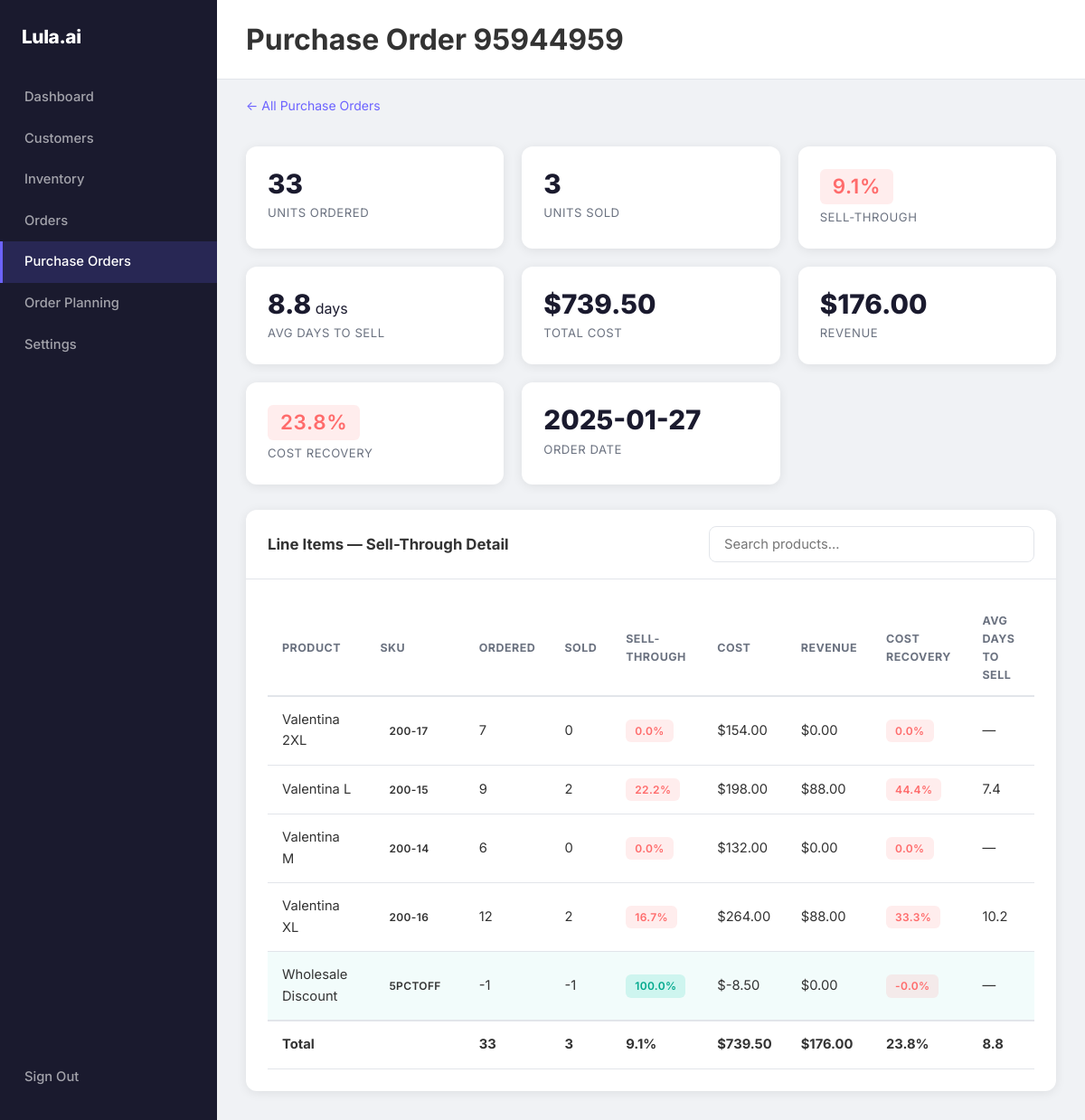
/purchase-orders/95944959, run on the app's committed database.
### tables this page shows
CREATE TABLE PurchaseOrders (
    OrderID TEXT PRIMARY KEY,
    OrderNumber TEXT UNIQUE NOT NULL,
    OrderEmail TEXT NOT NULL,
    OrderDate DATETIME NOT NULL,
    Subtotal REAL NOT NULL,
    Shipping REAL NOT NULL,
    Taxes REAL NOT NULL,
    Total REAL NOT NULL,
    Pieces REAL NOT NULL
);

CREATE TABLE Products (
    ProductID TEXT PRIMARY KEY NOT NULL,
    ProductSKU TEXT UNIQUE NOT NULL,
    ProductName TEXT NOT NULL,
    ProductSize TEXT NOT NULL,
    ProductStyle TEXT NOT NULL,
    UnitPrice REAL NOT NULL,
    InvProductName TEXT NOT NULL,
    ProductCategory TEXT NULL
, SizeNormalized TEXT, SizingFamily TEXT, ProductFamily TEXT);

### app/routes.py (the view)
@app.route("/purchase-orders/<order_number>")
def purchase_order_detail(order_number):
    conn = get_conn()
    po = conn.execute(
        "SELECT * FROM PurchaseOrders WHERE OrderNumber = ?", (order_number,)
    ).fetchone()
    if not po:
        conn.close()
        return "Purchase order not found", 404
    po = dict(po)
    items = [dict(r) for r in conn.execute(
        "WITH " + _MATCHED_SALES_CTE +
        "SELECT "
        "  poi.ProductSKU, poi.ProductName AS POProductName, "
        "  poi.Quantity AS UnitsOrdered, poi.CostPerUnit, poi.TotalCost, "
        "  p.InvProductName, p.UnitPrice AS RetailPrice, "
        "  COUNT(ms.OrderItemID) AS UnitsSold, "
        "  COALESCE(SUM(ms.TotalPrice), 0) AS Revenue, "
        "  CASE WHEN COUNT(ms.OrderItemID) > 0 "
        "       THEN ROUND(AVG(JULIANDAY(ms.PaidDate) - JULIANDAY(po.OrderDate)), 1) "
        "       ELSE NULL END AS AvgDaysToSell "
        "FROM PurchaseOrderItems poi "
        "JOIN PurchaseOrders po ON poi.OrderNumber = po.OrderNumber "
        "LEFT JOIN Products p ON p.ProductSKU = poi.ProductSKU "
        "LEFT JOIN matched_sales ms ON ms.ProductSKU = poi.ProductSKU "
        "  AND ms.PaidDate >= po.OrderDate "
        "WHERE poi.OrderNumber = ? "
        "GROUP BY poi.PurchaseItemID, poi.ProductSKU, poi.ProductName, "
        "         poi.Quantity, poi.CostPerUnit, poi.TotalCost, "
        "         p.InvProductName, p.UnitPrice "
        "ORDER BY poi.ProductName",
        (order_number,)
    ).fetchall()]
    conn.close()
    for item in items:
        units_ordered = item['UnitsOrdered'] or 1
        units_sold = item['UnitsSold'] or 0
        sold_capped = min(units_sold, units_ordered)
        item['UnitsSoldCapped'] = sold_capped
        item['SellThroughPct'] = round(sold_capped / units_ordered * 100, 1)
        cost = float(item['TotalCost'] or 0)
        revenue = float(item['Revenue'] or 0)
        item['TotalCost'] = cost
        item['Revenue'] = revenue
        item['CostRecoveryPct'] = round(revenue / cost * 100, 1) if cost else 0
    total_ordered = sum(i['UnitsOrdered'] or 0 for i in items)
    total_sold = sum(i['UnitsSoldCapped'] for i in items)
    total_cost = sum(i['TotalCost'] for i in items)
    total_revenue = sum(i['Revenue'] for i in items)
    sell_thru_pct = round(total_sold / total_ordered * 100, 1) if total_ordered else 0
    cost_recov_pct = round(total_revenue / total_cost * 100, 1) if total_cost else 0
    days_list = [i['AvgDaysToSell'] for i in items if i['AvgDaysToSell'] is not None]
    avg_days = round(sum(days_list) / len(days_list), 1) if days_list else None
    return render_template(
        'purchase_order_detail.html',
        po=po,
        items=items,
        total_ordered=total_ordered,
        total_sold=total_sold,
        sell_thru_pct=sell_thru_pct,
        total_cost=total_cost,
        total_revenue=total_revenue,
        cost_recov_pct=cost_recov_pct,
        avg_days=avg_days,
    )

### app/db.py (called while the page is built)
def get_conn():
    conn = sqlite3.connect(current_app.config['DB_PATH'])
    conn.row_factory = sqlite3.Row
    return conn

### app/templates/purchase_order_detail.html (shortened to what this page needs)
{% extends "base.html" %}
{% set active_page = 'purchase_orders' %}
{% block page_title %}Purchase Order {{ po.OrderNumber }}{% endblock %}
{% block content %}
<div style="padding: 16px 32px 4px;">
    <a href="/purchase-orders" style="color: var(--primary); text-decoration: none; font-size: 14px;">← All Purchase Orders</a>
</div>
<div class="stats-grid">
    <div class="stat-card">
        <div class="stat-value">{{ total_ordered }}</div>
        <div class="stat-label">Units Ordered</div>
    </div>
    <div class="stat-card">
        <div class="stat-value">{{ total_sold }}</div>
        <div class="stat-label">Units Sold</div>
    </div>
    <div class="stat-card">
        <div class="stat-value">
            <span class="badge {% if sell_thru_pct >= 75 %}badge-high{% elif sell_thru_pct >= 40 %}badge-medium{% else %}badge-low{% endif %}" style="font-size: 1.4rem; padding: 6px 14px;">
                {{ sell_thru_pct }}%
            </span>
        </div>
        <div class="stat-label">Sell-Through</div>
    </div>
    <div class="stat-card">
        <div class="stat-value">{{ avg_days if avg_days is not none else '—' }}{% if avg_days is not none %}<span style="font-size:1rem;font-weight:400;"> days</span>{% endif %}</div>
        <div class="stat-label">Avg Days to Sell</div>
    </div>
    <div class="stat-card">
        <div class="stat-value">${{ "%.2f" | format(total_cost) }}</div>
        <div class="stat-label">Total Cost</div>
    </div>
    <div class="stat-card">
        <div class="stat-value">${{ "%.2f" | format(total_revenue) }}</div>
        <div class="stat-label">Revenue</div>
    </div>
    <div class="stat-card">
        <div class="stat-value">
            <span class="badge {% if cost_recov_pct >= 100 %}badge-high{% elif cost_recov_pct >= 60 %}badge-medium{% else %}badge-low{% endif %}" style="font-size: 1.4rem; padding: 6px 14px;">
                {{ cost_recov_pct }}%
            </span>
        </div>
        <div class="stat-label">Cost Recovery</div>
    </div>
    <div class="stat-card">
        <div class="stat-value">{{ po.OrderDate[:10] if po.OrderDate else '—' }}</div>
        <div class="stat-label">Order Date</div>
    </div>
</div>
<div style="padding: 0 32px 32px;">
    <div class="card">
        <div class="card-header">
            <h3>Line Items — Sell-Through Detail</h3>
            <input type="text" class="search-box" id="itemSearch" placeholder="Search products...">
        </div>
        <div class="card-body">
            {% if items %}
            <table class="data-table" id="itemTable">
                <thead>
                    <tr>
                        <th>Product</th>
                        <th>SKU</th>
                        <th>Ordered</th>
                        <th>Sold</th>
                        <th>Sell-Through</th>
                        <th>Cost</th>
                        <th>Revenue</th>
                        <th>Cost Recovery</th>
                        <th>Avg Days to Sell</th>
                    </tr>
                </thead>
                <tbody>
                    {% for item in items %}
                    <tr {% if item.UnitsSoldCapped >= item.UnitsOrdered %}class="po-has-qty"{% endif %}>
                        <td>{{ item.InvProductName or item.POProductName }}</td>
                        <td><span class="badge">{{ item.ProductSKU }}</span></td>
                        <td>{{ item.UnitsOrdered }}</td>
                        <td>{{ item.UnitsSoldCapped }}</td>
                        <td>
                            <span class="badge {% if item.SellThroughPct >= 75 %}badge-high{% elif item.SellThroughPct >= 40 %}badge-medium{% else %}badge-low{% endif %}">
                                {{ item.SellThroughPct }}%
                            </span>
                        </td>
                        <td>${{ "%.2f" | format(item.TotalCost) }}</td>
                        <td>${{ "%.2f" | format(item.Revenue) }}</td>
                        <td>
                            <span class="badge {% if item.CostRecoveryPct >= 100 %}badge-high{% elif item.CostRecoveryPct >= 60 %}badge-medium{% else %}badge-low{% endif %}">
                                {{ item.CostRecoveryPct }}%
                            </span>
                        </td>
                        <td>{{ item.AvgDaysToSell if item.AvgDaysToSell is not none else '—' }}</td>
                    </tr>
                    {% endfor %}
                </tbody>
                <tfoot>
                    <tr style="font-weight: 700; border-top: 2px solid var(--border);">
                        <td>Total</td>
                        <td></td>
                        <td>{{ total_ordered }}</td>
                        <td>{{ total_sold }}</td>
                        <td>{{ sell_thru_pct }}%</td>
                        <td>${{ "%.2f" | format(total_cost) }}</td>
                        <td>${{ "%.2f" | format(total_revenue) }}</td>
                        <td>{{ cost_recov_pct }}%</td>
                        <td>{{ avg_days if avg_days is not none else '—' }}</td>
                    </tr>
                </tfoot>
            </table>
            {% else %}
            <div class="empty-state">
                <p>No line items found for this purchase order.</p>
            </div>
            {% endif %}
        </div>
    </div>
</div>
{% endblock %}

### app/templates/base.html (shortened to what this page needs)
<!DOCTYPE html>
<html lang="en">
<head>
    <link rel="stylesheet" href="{{url_for('static', filename='style.css')}}">
</head>
<body class="app-layout">
    {% set active_page = active_page|default('') %}
    <aside class="sidebar">
        <div class="logo">Lula.ai</div>
        <nav>
            <a class="sidebar-link{% if active_page == 'dashboard' %} active{% endif %}" href="/dashboard">Dashboard</a>
            <a class="sidebar-link{% if active_page == 'customers' %} active{% endif %}" href="/customers">Customers</a>
            <a class="sidebar-link{% if active_page == 'inventory' %} active{% endif %}" href="/inventory">Inventory</a>
            <a class="sidebar-link{% if active_page == 'orders' %} active{% endif %}" href="/orders">Orders</a>
            <a class="sidebar-link{% if active_page == 'purchase_orders' %} active{% endif %}" href="/purchase-orders">Purchase Orders</a>
            <a class="sidebar-link{% if active_page == 'purchase_order' %} active{% endif %}" href="/purchase-order">Order Planning</a>
            <a class="sidebar-link{% if active_page == 'settings' %} active{% endif %}" href="/settings/credentials">Settings</a>
        </nav>
        <a class="sidebar-link sign-out" href="/">Sign Out</a>
    </aside>
    <div class="main">
        <div class="top-bar">
            <h1>{% block page_title %}{% endblock %}</h1>
        </div>
        <div class="main-content">
            {% block content %}{% endblock %}
        </div>
    </div>
</body>
</html>

### app/static/style.css (style rules this page uses)
:root { --primary: #6C63FF; --primary-dark: #5a52d9; --secondary: #00C9A7; --secondary-dark: #00a88c; --accent: #FF6B6B; --dark: #1a1a2e; --card-bg: #ffffff; --page-bg: #f0f2f5; --text: #333; --text-light: #6b7280; --border: #e2e5ea; --shadow-card: 0 2px 12px rgba(0, 0, 0, 0.08); --shadow-elevated: 0 4px 24px rgba(108, 99, 255, 0.15); --radius-card: 12px; --radius-btn: 8px; --radius-badge: 6px; --transition: 0.2s ease; }
*, *::before, *::after { box-sizing: border-box; margin: 0; padding: 0; }
body { font-family: 'Inter', -apple-system, BlinkMacSystemFont, 'Segoe UI', Roboto, sans-serif; color: var(--text); background: var(--page-bg); line-height: 1.6; -webkit-font-smoothing: antialiased; }
a { color: var(--primary); text-decoration: none; transition: color var(--transition); }
.badge { display: inline-block; padding: 3px 10px; font-size: 0.75rem; font-weight: 600; border-radius: var(--radius-badge); text-transform: uppercase; letter-spacing: 0.03em; }
.badge-high { background: rgba(0, 201, 167, 0.15); color: #00a88c; }
.badge-low { background: rgba(255, 107, 107, 0.12); color: var(--accent); }
.card { background: var(--card-bg); border-radius: var(--radius-card); box-shadow: var(--shadow-card); overflow: hidden; }
.card-header { padding: 18px 24px; border-bottom: 1px solid var(--border); font-weight: 700; font-size: 1.05rem; }
.card-body { padding: 24px; }
.app-layout { display: flex; min-height: 100vh; }
.sidebar { width: 240px; background: var(--dark); color: #fff; display: flex; flex-direction: column; padding: 24px 0; flex-shrink: 0; }
.sidebar .logo { font-size: 1.3rem; font-weight: 800; padding: 0 24px 28px; color: #fff; letter-spacing: -0.02em; }
.sidebar a { display: block; padding: 11px 24px; color: rgba(255, 255, 255, 0.6); font-size: 0.92rem; font-weight: 500; transition: all var(--transition); border-left: 3px solid transparent; }
.sidebar a.active { color: #fff; background: rgba(108, 99, 255, 0.18); border-left-color: var(--primary); }
.top-bar { display: flex; align-items: center; justify-content: space-between; padding: 18px 32px; background: var(--card-bg); border-bottom: 1px solid var(--border); }
.stats-grid { display: grid; grid-template-columns: repeat(auto-fit, minmax(220px, 1fr)); gap: 20px; padding: 28px 32px; }
.stat-card { background: var(--card-bg); border-radius: var(--radius-card); padding: 24px; box-shadow: var(--shadow-card); }
.stat-card .stat-value { font-size: 1.85rem; font-weight: 800; color: var(--dark); line-height: 1.2; }
.stat-card .stat-label { font-size: 0.82rem; color: var(--text-light); text-transform: uppercase; letter-spacing: 0.04em; margin-top: 4px; }
.data-table { width: 100%; border-collapse: collapse; font-size: 0.92rem; }
.data-table th { text-align: left; padding: 12px 16px; font-weight: 700; font-size: 0.78rem; text-transform: uppercase; letter-spacing: 0.04em; color: var(--text-light); border-bottom: 2px solid var(--border); background: transparent; }
.data-table td { padding: 14px 16px; border-bottom: 1px solid var(--border); vertical-align: middle; }
.search-box { padding: 10px 16px; border: 1px solid var(--border); border-radius: var(--radius-btn); font-size: 0.92rem; font-family: inherit; width: 100%; max-width: 360px; transition: border-color var(--transition); background: var(--card-bg); }
.main { flex: 1; min-width: 0; display: flex; flex-direction: column; overflow-y: auto; }
.main-content { flex: 1; }
.card-header { display: flex; align-items: center; justify-content: space-between; flex-wrap: wrap; gap: 12px; }
.card-header h3 { margin: 0; font-size: 1.05rem; }
.sign-out { margin-top: auto; }
.po-has-qty { background: rgba(0, 201, 167, 0.05); }
.data-table tfoot td { padding: 14px 16px; border-top: 2px solid var(--border); }

### data on the page
PurchaseOrders: OrderNumber "95944959", OrderDate "2025-01-27"
Products: InvProductName "Valentina 2XL", ProductSKU "200-17", UnitsOrdered "7", UnitsSoldCapped "0", SellThroughPct "0.0", TotalCost "154.00", Revenue "0.00", CostRecoveryPct "0.0", AvgDaysToSell "—"
Products: InvProductName "Valentina L", ProductSKU "200-15", UnitsOrdered "9", UnitsSoldCapped "2", SellThroughPct "22.2", TotalCost "198.00", Revenue "88.00", CostRecoveryPct "44.4", AvgDaysToSell "7.4"
Products: InvProductName "Valentina M", ProductSKU "200-14", UnitsOrdered "6", UnitsSoldCapped "0", SellThroughPct "0.0", TotalCost "132.00", Revenue "0.00", CostRecoveryPct "0.0", AvgDaysToSell "—"
Products: InvProductName "Valentina XL", ProductSKU "200-16", UnitsOrdered "12", UnitsSoldCapped "2", SellThroughPct "16.7", TotalCost "264.00", Revenue "88.00", CostRecoveryPct "33.3", AvgDaysToSell "10.2"
Products: InvProductName "Wholesale Discount", ProductSKU "5PCTOFF", UnitsOrdered "-1", UnitsSoldCapped "-1", SellThroughPct "100.0", TotalCost "-8.50", Revenue "0.00", CostRecoveryPct "-0.0", AvgDaysToSell "—"

### other printed values
{{ total_ordered }} "33"
{{ total_sold }} "3"
{{ sell_thru_pct }} "9.1"
{{ avg_days if avg_days is not none else '—' }} "8.8"
{{ "%.2f" | format(total_cost) }} "739.50"
{{ "%.2f" | format(total_revenue) }} "176.00"
{{ cost_recov_pct }} "23.8"
